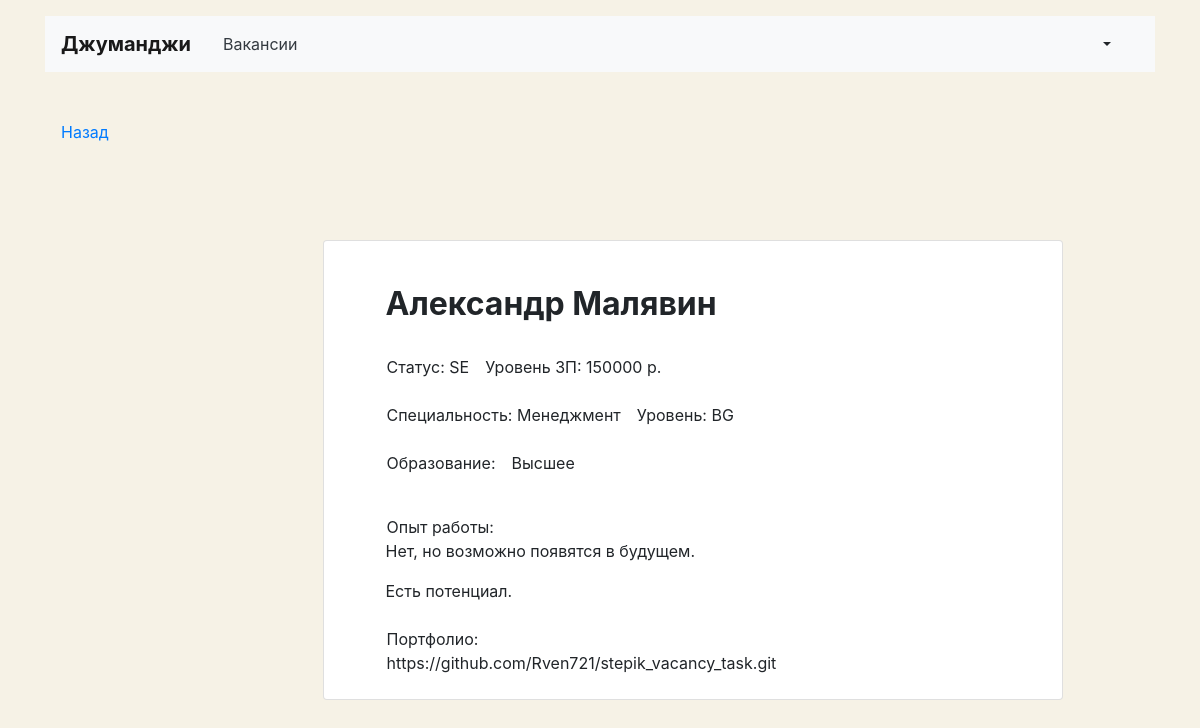
The app's page /resume/13 with its own data.
### main/models.py (models this page shows, shortened)
class Resume(models.Model):
    class Status(models.TextChoices):
        NOT_SEARCHING = 'NS', 'Не ищу работу'
        OPEN = 'OP', 'Рассматриваю предложения'
        SEARCHING = 'SE', 'Ищу работу'
    class Grade(models.TextChoices):
        BEGINNER = 'BG', 'Стажер'
        JUNIOR = 'JN', 'Джуниор'
        MIDDL = 'MD', 'Миддл'
        SENIOR = 'SEN', 'Синьор'
        LEAD = 'LE', 'Лид'
    user = models.OneToOneField(User, on_delete=models.CASCADE, blank=False, related_name='my_resume')
    name = models.CharField(max_length=120)
    surname = models.CharField(max_length=120)
    status = models.CharField(max_length=10, choices=Status.choices)
    salary = models.PositiveIntegerField()
    specialty = models.ForeignKey(Specialty, on_delete=models.CASCADE, related_name='my_vacancy')
    grade = models.CharField(max_length=10, choices=Grade.choices)
    education = HTMLField()
    experience = HTMLField()
    portfolio = models.CharField(max_length=120)

class Specialty(models.Model):
    code = models.CharField(max_length=15)
    title = models.CharField(max_length=120)
    picture = models.ImageField(default="https://place-hold.it/100x60", upload_to=MEDIA_SPECIALITY_IMAGE_DIR)

### main/views/main.py (the view)
# urls.py: path('resume/<int:pk>', mv.ResumeView.as_view(), name='resume'),
class ResumeView(DetailView):
    template_name = 'main/resume.html'
    model = Resume
    context_object_name = 'resume'

### main/templates/main/resume.html (shortened to what this page needs)
{% extends 'main//base/account_base.html' %}
{% load crispy_forms_tags %}
{% block content %}
<main class="container mt-3 pb-5">
    <div class="row mt-5">
        <div class="col-12 col-lg-2">
            <div class="pl-3 mb-5">
                <p><a href="{{request.META.HTTP_REFERER}}">Назад</a></p>
            </div>
        </div>
    </div>
        <section class="col-12 col-lg-8 offset-lg-3 mt-5 card">
        <div class="card-body px-3 pb-4">
        <div class="col-12 col-lg-8">
            <section class="pl-3">
                <div class="d-flex align-items-baseline align-content-baseline">
                    <h1 class="h2 mt-4 font-weight-bold">{{resume.name}} {{resume.surname}}</h1>
                </div>
                <div class="row mt-4">
                 <p class="m-0 pl-3">Статус: {{ resume.status }}</p>
                 <p class="m-0 pl-3">Уровень ЗП: {{resume.salary}} р.</p>
                </div>
                <div class="row mt-4">
                 <p class="m-0 pl-3">Специальность: {{resume.specialty.title}}</p>
                 <p class="m-0 pl-3">Уровень: {{resume.grade}}</p>
                </div>
                <div class="row mt-4">
                 <p class="m-0 pl-3">Образование:</p>
                 <p class="m-0 pl-3">{{resume.education|safe}}</p>
                </div>
                <div class="row mt-4">
                 <p class="m-0 pl-3">Опыт работы:</p><br>
                </div>
                <div>
                 <p class="m-0 pl-3">{{resume.experience|safe}}</p>
                </div>
                <div class="row mt-4">
                <p class="m-0 pl-3">Портфолио: {{resume.portfolio}}</p>
                </div>
               </section>
        </div>
        </div>
        </section>
</main>
{% endblock %}

### main/templates/main/base/account_base.html (style rules this page uses)
body { background-color: #F6F2E6; }

### records on screen
Resume: name "Александр", surname "Малявин", status "SE", salary "150000", specialty "Менеджмент", grade "BG", education "Высшее", experience "Нет, но возможно появятся в будущем. Есть потенциал.", portfolio "https://github.com/Rven721/stepik_vacancy_task.git"
